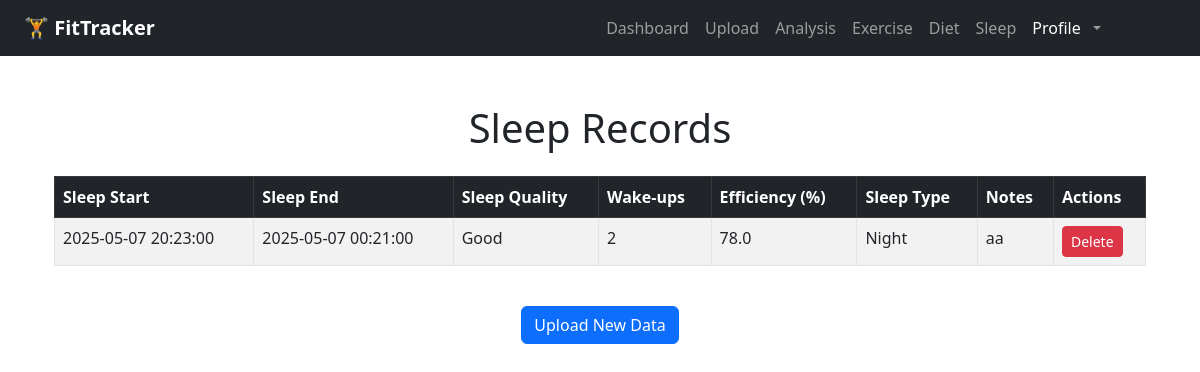
Page /records/sleep (signed in) on the earlier database version.
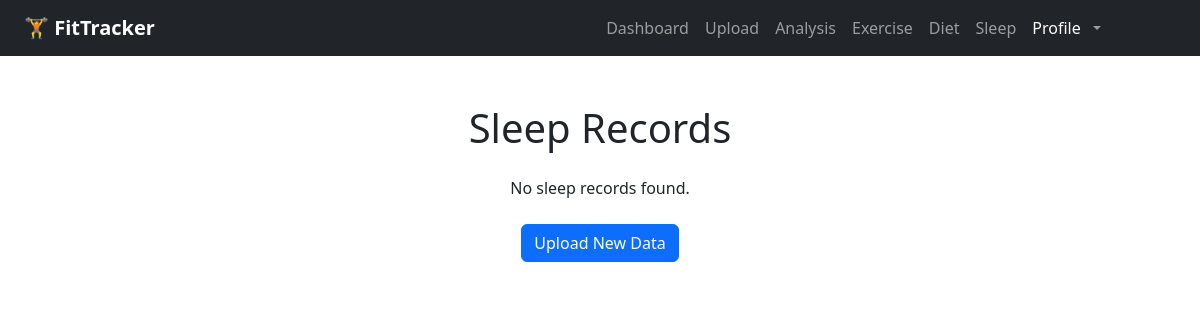
Same page on the later database version.
### app/models.py (models this page shows)
class SleepEntry(db.Model):
    id = db.Column(db.Integer, primary_key=True)
    user_id = db.Column(db.Integer, db.ForeignKey('user.id'))
    sleep_start = db.Column(db.DateTime)
    sleep_end = db.Column(db.DateTime)
    sleep_quality = db.Column(db.String(50))
    wake_ups = db.Column(db.Integer)
    efficiency = db.Column(db.Float)
    sleep_type = db.Column(db.String(20))
    notes = db.Column(db.Text)

### app/routes.py (the view)
@main.route("/records/sleep")
def sleep_records():
    if "user_id" not in session:
        return redirect(url_for("main.login"))
    records = SleepEntry.query.filter_by(user_id=session["user_id"]).order_by(SleepEntry.sleep_start.desc()).all()
    return render_template("sleep_records.html", records=records)

### app/templates/sleep_records.html (shortened to what this page needs)
{% extends "base.html" %}
{% block content %}
<div class="container mt-5">
    <h1 class="text-center mb-4">Sleep Records</h1>
    {% if records %}
        <div class="table-responsive">
            <table class="table table-striped table-bordered">
                <thead class="table-dark">
                    <tr>
                        <th>Sleep Start</th>
                        <th>Sleep End</th>
                        <th>Sleep Quality</th>
                        <th>Wake-ups</th>
                        <th>Efficiency (%)</th>
                        <th>Sleep Type</th>
                        <th>Notes</th>
                        <th>Actions</th>
                    </tr>
                </thead>
                <tbody>
                    {% for entry in records %}
                    <tr>
                        <td>{{ entry.sleep_start }}</td>
                        <td>{{ entry.sleep_end }}</td>
                        <td>{{ entry.sleep_quality }}</td>
                        <td>{{ entry.wake_ups }}</td>
                        <td>{{ entry.efficiency }}</td>
                        <td>{{ entry.sleep_type }}</td>
                        <td>{{ entry.notes }}</td>
                        <td>
                            <form action="{{ url_for('main.delete_sleep', entry_id=entry.id) }}" method="POST" style="display:inline;">
                                <button type="submit" class="btn btn-danger btn-sm" onclick="return confirm('Are you sure you want to delete this record?');">Delete</button>
                            </form>
                        </td>
                    </tr>
                    {% endfor %}
                </tbody>
            </table>
        </div>
    {% else %}
        <p class="text-center">No sleep records found.</p>
    {% endif %}
    <div class="text-center mt-4">
        <a href="{{ url_for('main.upload') }}" class="btn btn-primary">Upload New Data</a>
    </div>
</div>
{% endblock %}

### app/templates/base.html (shortened to what this page needs)
<!DOCTYPE html>
<html lang="en">
<head>
    <link href="https://cdn.jsdelivr.net/npm/bootstrap@5.3.0/dist/css/bootstrap.min.css" rel="stylesheet">
    <link rel="stylesheet" href="{{ url_for('static', filename='css/base.css') }}">
</head>
<body>
    <nav class="navbar navbar-expand-lg navbar-dark bg-dark px-4">
        <a class="navbar-brand fw-bold" href="{{ url_for('main.index') }}">🏋️ FitTracker</a>
        {% if session.get("user_id") %}
        <div class="collapse navbar-collapse" id="navbarContent">
          <ul class="navbar-nav ms-auto mb-2 mb-lg-0">
            <li class="nav-item">
              <a class="nav-link" href="{{ url_for('main.dashboard') }}">Dashboard</a>
            </li>
            <li class="nav-item">
              <a class="nav-link" href="{{ url_for('main.upload') }}">Upload</a>
            </li>
            <li class="nav-item">
              <a class="nav-link" href="{{ url_for('main.analysis') }}">Analysis</a>
            </li>
            <li class="nav-item">
              <a class="nav-link" href="{{ url_for('main.exercise_records') }}">Exercise</a>
            </li>
            <li class="nav-item">
              <a class="nav-link" href="{{ url_for('main.diet_records') }}">Diet</a>
            </li>
            <li class="nav-item">
              <a class="nav-link" href="{{ url_for('main.sleep_records') }}">Sleep</a>
            </li>
            <li class="nav-item dropdown">
              <a class="nav-link dropdown-toggle d-flex align-items-center gap-2" href="#" id="userDropdown" role="button" data-bs-toggle="dropdown" aria-expanded="false">
                <span class="d-none d-md-inline fw-medium text-white">Profile</span>
              </a>
            </li>
            <li class="nav-item" >
              <pre>        </pre>
            </li>
          </ul>
        </div>
        {% endif %}
      </nav>
    <div class="container mt-4">
        {% block content %}{% endblock %}
    </div>
</body>
</html>

Differences in the rows shown:
removed SleepEntry: sleep_start "2025-05-07 20:23:00", sleep_end "2025-05-07 00:21:00", sleep_quality "Good", wake_ups "2", efficiency "78.0", sleep_type "Night", notes "aa"
Other differences:
text no longer shown: "Sleep Start Sleep End Sleep Quality Wake-ups Efficiency (%) Sleep Type Notes Actions"
text now shown: "No sleep records found."
